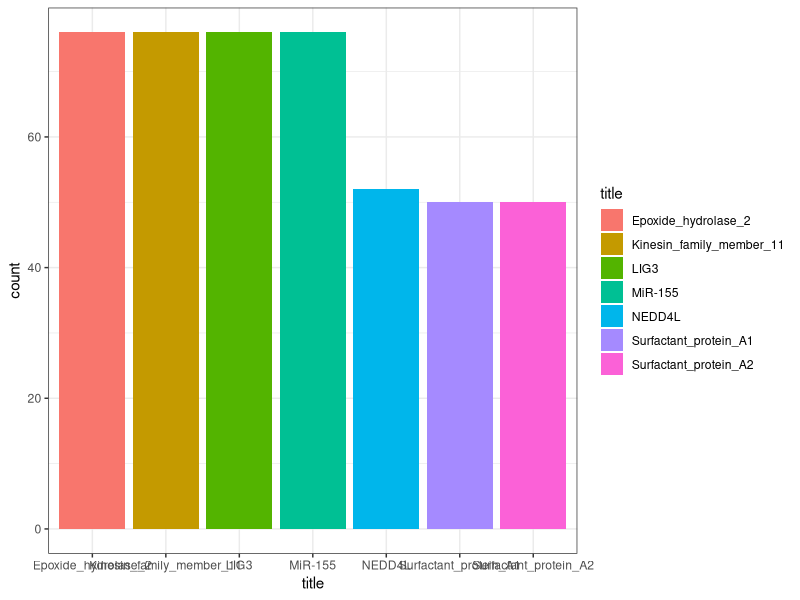
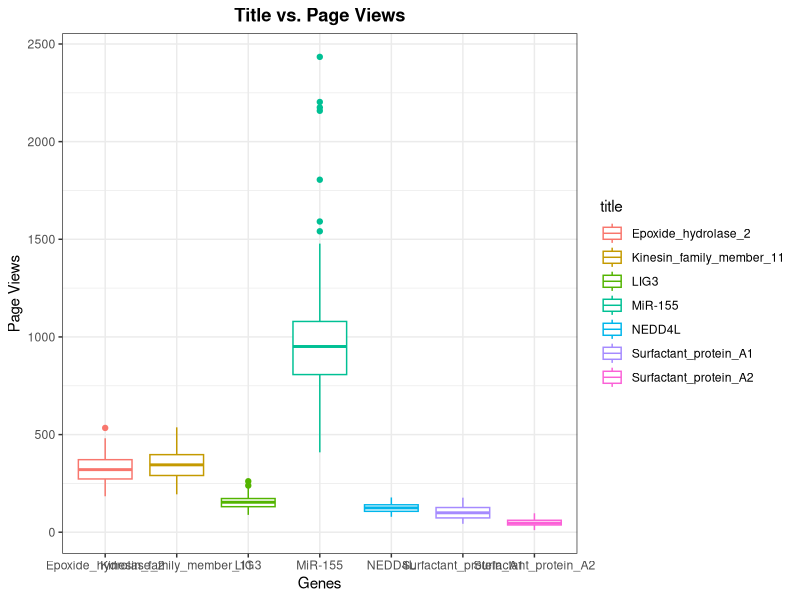
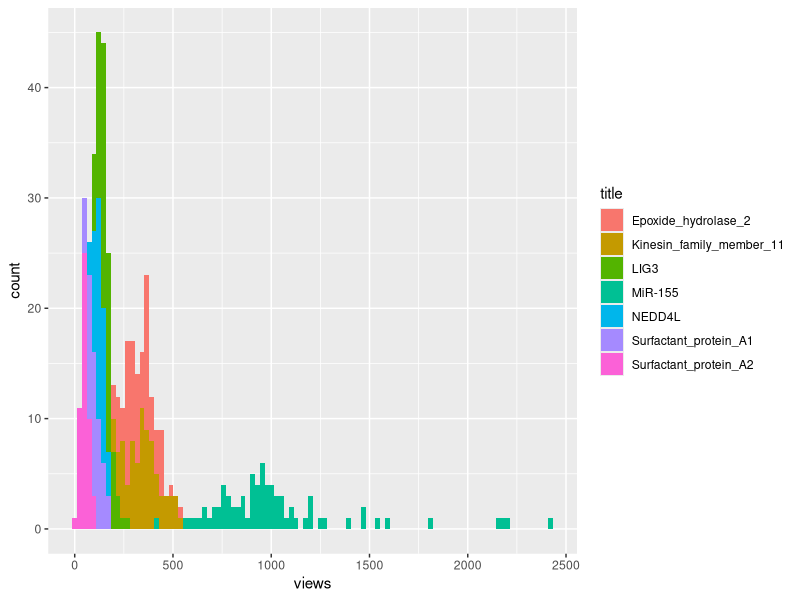
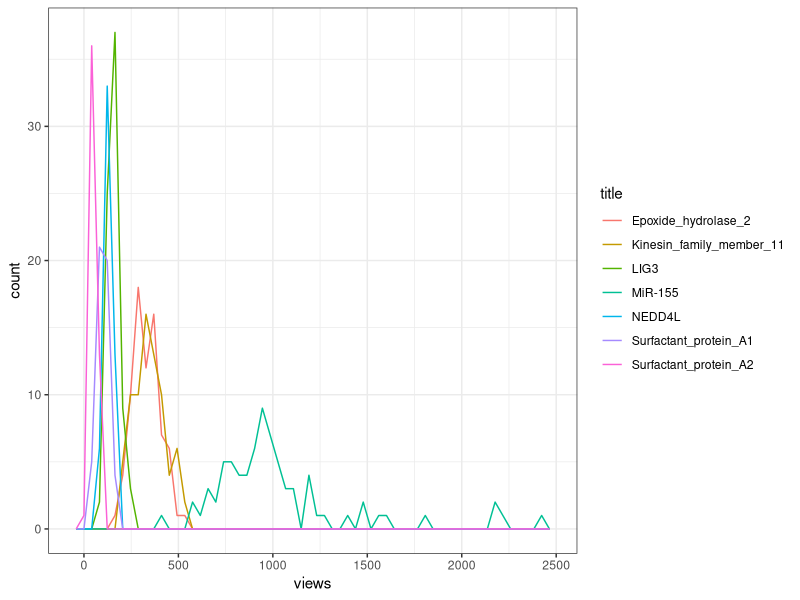

Generate these figures, in order, with R: (Note: this script raises an error after producing the figures.)
library(dplyr)
library(ggplot2)
library(data.table)
library(openxlsx)
library(tibble)
#Gene_wiki_views
df_gwv <- read.table(file = "results/gene_wiki_views.tsv", 
                   sep = "\t", header=TRUE)
df_gwv <- df_gwv %>% select(-X)
View(df_gwv)
df_gwv$title <- as.factor(df_gwv$title)
#summary(as.factor(df_gwv$title))
length(unique(df_gwv$title)) #123
class(df_gwv$title)#factor

# Gene Wiki Views (M)
sum(df_gwv$views) #4950048

#selecting random subset of data for plotting purpose
selected_df_gwv <- df_gwv[1:456,]
ggplot(selected_df_gwv, aes(x=title, fill=title))+geom_bar()+theme_bw()

ggplot(selected_df_gwv, aes(x=title, y= views, col=title))+geom_boxplot()+theme_bw()+labs(title= "Title vs. Page Views", x= "Genes" , y="Page Views")+theme(plot.title = element_text(hjust = 0.5, face="bold"))

ggplot(selected_df_gwv, aes(x=views, fill=title))+geom_histogram(bins=100)

ggplot(selected_df_gwv, aes(x=views, col=title))+geom_freqpoly(bins=60)+theme_bw()

#GENE_WIKI_REVIEW
df_gwr <-as.data.frame(fread("data/GeneWikiReviewlist.tsv"))
View(df_gwr)
#Making a copy
df_gwr_modified <- df_gwr
df_gwr_modified$Batch_upd <- df_gwr_modified$Batch
df_gwr_modified <- df_gwr_modified[,c(1,18,2:17)]
View(df_gwr_modified)

length(factor(df_gwr_modified$GW_title))
length(unique(df_gwr_modified$GW_title))#129

#Status (A & X)
dim(df_gwr_modified %>% dplyr::distinct(status)) # 96*1
gwr_status_count <- (df_gwr_modified %>% dplyr::count(status))
dim(gwr_status_count) # Rows-96, Col-2 (96*2)
#unique status [94];"Submitted elsewhere"; empty 
write.xlsx(gwr_status_count, "./numbers/gwr_status_count.xlsx")

#Gene Wiki Pages (B)
dim(df_gwr_modified %>% dplyr::distinct(`Gene Wiki Page`)) # 124*1
gwr_genewikipages_count <- (df_gwr_modified %>% dplyr::count(`Gene Wiki Page`))
dim(gwr_genewikipages_count) # Rows-124, Col-2
# 123 unique; empty
write.xlsx(gwr_genewikipages_count, "./numbers/gwr_genewikipages_count.xlsx")

#changes to be made [Ginger]
#The first 6 existed before I joined the project, so you can consider those batch 0
df_gwr_modified$Batch_upd[1:6] <- 0

#Row 96 It's Dr. Peipei Ping, so it must be a cardiac gene-- batch 5
df_gwr_modified$Batch_upd[96] <- 5

#For row 107, it was officially part of Batch 9, but this guy is also in Peipei's lab so we can count it as batch 5
df_gwr_modified$Batch_upd[107] <- 5

#removing * and combining
df_gwr_modified$Batch_updated <- stringr::str_replace(df_gwr_modified$Batch_upd, '\\*', '')
df_gwr_modified <- df_gwr_modified[,c(1,2,19,3:18)]
df_gwr_modified$Batch_updated <- as.numeric(df_gwr_modified$Batch_updated)
#View(df_gwr_modified)
ggplot(df_gwr_modified, aes(x=Batch_updated, fill=Batch_updated))+geom_bar()

table(is.na(df_gwr_modified$Batch_updated)) #FALSE

unique(df_gwr_modified$Batch_updated)
unique(df_gwr_modified$Batch_upd)

#aggregate Genes from the Cardiac Gene Wiki Series (batches 4,5) vs disease-agnostic (batch 1-3,6,8,9), vs rare disease series (batch 7, 10) vs alzheimer disease (batch 11)
colnames(df_gwr_modified)[7] <- "title"
colnames(df_gwr_modified)

#aggregate Genes from the Cardiac Gene Wiki Series (batches 4,5) vs disease-agnostic (batch 1-3,6,8,9), vs rare disease series (batch 7, 10) vs alzheimer disease (batch 11)
# using Switch statement in R


df_gwr_modified <- df_gwr_modified %>% dplyr::mutate(case_category = case_when(Batch_updated < 1 ~ "earlier",
                                                                        Batch_updated == 1 ~ "disease-agnostic",
                                                                        Batch_updated == 2 ~ "disease-agnostic",
                                                                        Batch_updated == 3 ~ "disease-agnostic",
                                                                        Batch_updated == 8 ~ "disease-agnostic",
                                                                        Batch_updated == 9 ~ "disease-agnostic",
                                                                        Batch_updated == 4 ~ "cardiac",
                                                                        Batch_updated == 5 ~ "cardiac",
                                                                        Batch_updated == 7 ~ "rare",
                                                                        Batch_updated == 10 ~ "rare",
                                                                        Batch_updated == 11 ~ "AD",
                                                                        TRUE ~ "Low",))
df_gwr_modified <- df_gwr_modified[,c(1,2,3,20,4:19)]
View(df_gwr_modified)

length(intersect( df_gwv$title, df_gwr_modified$title)) #74
merge_gwv_gwr <- (left_join(df_gwv, df_gwr_modified, by= "title"))

unique(merge_gwv_gwr$Batch_updated)

library(dplyr)
temp3 <- merge_gwv_gwr[complete.cases(merge_gwv_gwr$case_category),]
#View(temp3)
p1 <- ggplot(temp3, aes(x=case_category, y= views, col=case_category))+geom_boxplot()+theme_bw()+labs(title= "Title vs. Page Views", x= "Genes" , y="Page Views")+theme(plot.title = element_text(hjust = 0.5, face="bold"))

ggplot(temp3, aes(x=case_category, fill=case_category))+geom_bar()+theme_bw()
ggplot2::ggsave(path="./numbers/",filename="boxplot_title_category_vs_views.pdf",p1,
                width = 297, height = 210, units = "mm")

# Sum of Views for rare disease genes (O)
df_rare <- merge_gwv_gwr %>% dplyr::filter(case_category=="rare")
View(df_rare)
sum(df_rare$views) # 215695

# Unique/Count of "status" in rare category (C)
dim(df_rare %>% dplyr::distinct(status)) # 12 *1
gwr_rare_status_count <- df_rare %>% dplyr::count(status)
View(gwr_rare_status_count)
write.xlsx(gwr_rare_status_count, "./numbers/gwr_rare_status_count.xlsx")
# 11 unique; empty